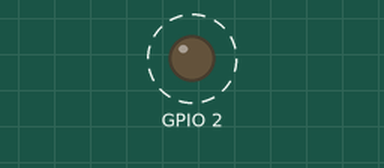
Bench run of a sketch on a simulated ESP32. Parts: output pins drawn as LEDs (lit = HIGH). Dashed ring = blinking.

Above: at 0.5 s.
Timing chart, 0 to 4.6 s (numbered marks = the images above):
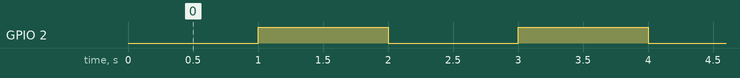

Measured:
- by itself, GPIO 2: alternates HIGH for 1.0 s and LOW for 1.0 s

The sketch:

esp32-devkit-arduino-timer-interrupt.ino
```cpp
// Author: Erwin Ouyang, aiotedge.tech
// Date  : 8 Mar 2020

#include <Ticker.h>

Ticker ticker;

void led_isr()
{
  // Toggle LED
  digitalWrite(2, !digitalRead(2));
}

void setup()
{
  // Set GPIO pin as output for on-board LED
  pinMode(2, OUTPUT);
  // Set ticker to generate interrupt every 1 second
  ticker.attach(1, led_isr);
}

void loop()
{
}
```
